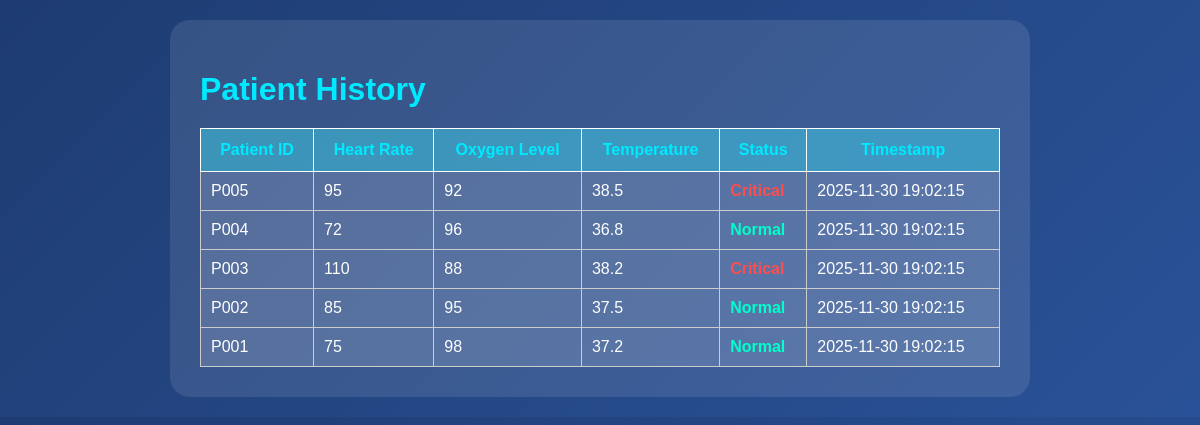
The app's page /index.php?history=true (signed in) with its own data.
### tables this page shows
CREATE TABLE IF NOT EXISTS `patients` (
  `id` INT AUTO_INCREMENT PRIMARY KEY,
  `patient_id` VARCHAR(100) UNIQUE NOT NULL,
  `heart_rate` INT NOT NULL,
  `oxygen_level` INT NOT NULL,
  `temperature` FLOAT NOT NULL,
  `status` VARCHAR(50) NOT NULL DEFAULT 'Normal',
  `timestamp` TIMESTAMP DEFAULT CURRENT_TIMESTAMP ON UPDATE CURRENT_TIMESTAMP,
  INDEX idx_patient_id (patient_id),
  INDEX idx_status (status),
  INDEX idx_timestamp (timestamp)
);

### index.php (the view, shortened to what this page needs)
<?php
$host = 'localhost';
$db = 'patient_monitoring';
$user = 'root';
$pass = '';
$conn = new mysqli($host, $user, $pass, $db);
    ?>
    <?php
if (isset($_GET['history'])) {
    $result = $conn->query("SELECT * FROM patients ORDER BY timestamp DESC LIMIT 24");
    $history = $result ? $result->fetch_all(MYSQLI_ASSOC) : [];
    ?>
    <!DOCTYPE html>
    <html lang="en">
    <head>
    </head>
    <body>
        <div class="container">
            <h1>Patient History</h1>
            <div style="overflow-x: auto;">
    <table style="width: 100%; border-collapse: collapse; background-color: rgba(255,255,255,0.15);">
        <thead>
            <tr style="background-color: rgba(0, 234, 255, 0.3);">
                <th style="padding: 12px; border: 1px solid #fff; color: #00eaff;">Patient ID</th>
                <th style="padding: 12px; border: 1px solid #fff; color: #00eaff;">Heart Rate</th>
                <th style="padding: 12px; border: 1px solid #fff; color: #00eaff;">Oxygen Level</th>
                <th style="padding: 12px; border: 1px solid #fff; color: #00eaff;">Temperature</th>
                <th style="padding: 12px; border: 1px solid #fff; color: #00eaff;">Status</th>
                <th style="padding: 12px; border: 1px solid #fff; color: #00eaff;">Timestamp</th>
            </tr>
        </thead>
        <tbody>
            <?php foreach ($history as $row): ?>
                <tr>
                    <td style="padding: 10px; border: 1px solid #ccc;"><?= htmlspecialchars($row['patient_id']) ?></td>
                    <td style="padding: 10px; border: 1px solid #ccc;"><?= $row['heart_rate'] ?></td>
                    <td style="padding: 10px; border: 1px solid #ccc;"><?= $row['oxygen_level'] ?></td>
                    <td style="padding: 10px; border: 1px solid #ccc;"><?= $row['temperature'] ?></td>
                    <td style="padding: 10px; border: 1px solid #ccc; color: <?= $row['status'] === 'Critical' ? '#ff4d4d' : '#00ffcc'; ?>; font-weight: bold;"><?= $row['status'] ?></td>
                    <td style="padding: 10px; border: 1px solid #ccc;"><?= $row['timestamp'] ?></td>
                </tr>
            <?php endforeach; ?>
        </tbody>
    </table>
</div>
        </div>
    </body>
    </html>
    <?php
    exit();
}
?>

### index.php (style rules this page uses)
body { font-family: 'Poppins', sans-serif; background: linear-gradient(135deg, #1e3c72, #2a5298); margin: 0; padding: 20px; color: #fff; }
.container { background: rgba(255, 255, 255, 0.1); padding: 30px; border-radius: 20px; max-width: 800px; margin: 0 auto; }
h1 { color: #00eaff; margin-bottom: 20px; }

### records on screen
patients: patient "P005", heart_rate "95", oxygen_level "92", temperature "38.5", timestamp "2025-11-30 19:02:15"
patients: patient "P004", heart_rate "72", oxygen_level "96", temperature "36.8", status "Normal", timestamp "2025-11-30 19:02:15"
patients: patient "P003", heart_rate "110", oxygen_level "88", temperature "38.2", timestamp "2025-11-30 19:02:15"
patients: patient "P002", heart_rate "85", oxygen_level "95", temperature "37.5", status "Normal", timestamp "2025-11-30 19:02:15"
patients: patient "P001", heart_rate "75", oxygen_level "98", temperature "37.2", status "Normal", timestamp "2025-11-30 19:02:15"
